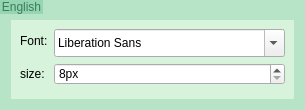
                      <widget class="QGroupBox" name="groupBox_64">
                       <property name="minimumSize">
                        <size>
                         <width>0</width>
                         <height>110</height>
                        </size>
                       </property>
                       <property name="styleSheet">
                        <string notr="true">QGroupBox {
    border: none;
	background-color: rgb(183, 228, 199);
}

QGroupBox:title {
    border: none;
	color: rgb(56, 124, 92);
	background-color: rgb(149, 213, 178);
}
</string>
                       </property>
                       <property name="title">
                        <string>English</string>
                       </property>
                       <layout class="QGridLayout" name="gridLayout_56">
                        <property name="topMargin">
                         <number>20</number>
                        </property>
                        <item row="0" column="0">
                         <widget class="QGroupBox" name="groupBox_65">
                          <property name="styleSheet">
                           <string notr="true">QGroupBox {
    border: none;
	background-color: rgb(216, 243, 220);
}


QGroupBox::title {
	border-radius:3px;
	background-color: rgb(183, 228, 199);
	color: rgb(62, 138, 102);
}</string>
                          </property>
                          <property name="title">
                           <string/>
                          </property>
                          <layout class="QFormLayout" name="formLayout_2">
                           <item row="0" column="0">
                            <widget class="QLabel" name="label_24">
                             <property name="text">
                              <string>Font:</string>
                             </property>
                            </widget>
                           </item>
                           <item row="0" column="1">
                            <widget class="QFontComboBox" name="EnglishFontComboBox">
                             <property name="minimumSize">
                              <size>
                               <width>0</width>
                               <height>28</height>
                              </size>
                             </property>
                            </widget>
                           </item>
                           <item row="1" column="0">
                            <widget class="QLabel" name="label_25">
                             <property name="text">
                              <string>size:</string>
                             </property>
                            </widget>
                           </item>
                           <item row="1" column="1">
                            <widget class="QSpinBox" name="EnglishFontSizeSpinBox">
                             <property name="minimumSize">
                              <size>
                               <width>0</width>
                               <height>0</height>
                              </size>
                             </property>
                             <property name="suffix">
                              <string>px</string>
                             </property>
                             <property name="minimum">
                              <number>8</number>
                             </property>
                             <property name="maximum">
                              <number>28</number>
                             </property>
                            </widget>
                           </item>
                          </layout>
                         </widget>
                        </item>
                       </layout>
                      </widget>
